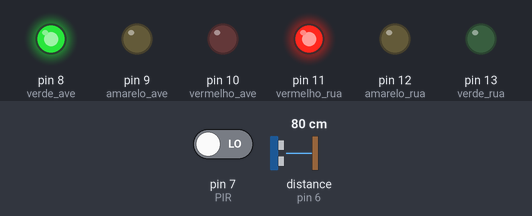
Recording of a sketch running on a simulated Arduino Uno, built with avr-gcc and run on an emulated ATmega328P. Parts: output pins drawn as LEDs (lit = HIGH). Wiring (inferred from the names in the program): ultrasonic range finder: trigger pin 6; echo pin 6. Inputs (shaded band) come from the test bench; at power-on: distance to the obstacle (sensor on pin 6) 80 cm, pin 7 (PIR) LOW. The echo pulse lasts 58.3 µs per cm.

Above: at 1.2 s.
1.3 s: distance to the obstacle (sensor on pin 6) set to 9 cm
2.8 s: distance to the obstacle (sensor on pin 6) set to 6 cm
At 3.4 s:
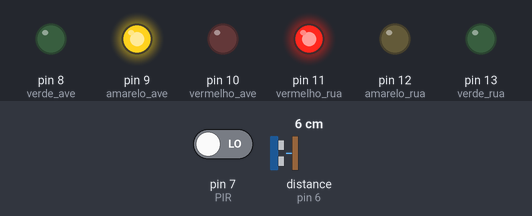
At 6.9 s:
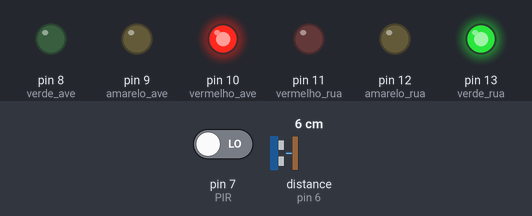
Timing chart, 0 to 34.3 s (numbered marks = the images above; inputs shaded):
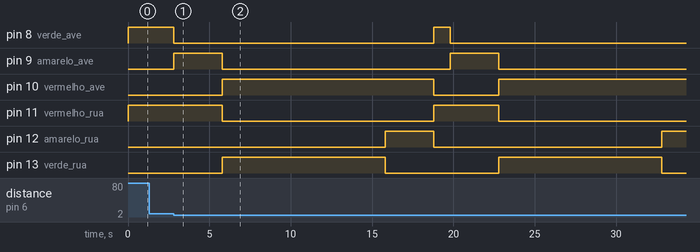

Measured:
- the behaviour switches between 8 and 7 cm on distance to the obstacle (sensor on pin 6) (found by bisection; images 0 and 1)
- after the input at 1.3 s, every drawn part: stays the same
- after the input at 2.8 s, pin 8 (verde_ave): HIGH → LOW at once, → HIGH 16.0 s later, → LOW 1.0 s later; pin 9 (amarelo_ave): alternates HIGH for 3.0 s and LOW for 14.0 s, starting at once

The sketch:

trainee_autobotz_I.ino.ino
```cpp
#define ECHO 6  // variaveis uteis
#define PIR 7
int verde_rua = 13;
int amarelo_rua = 12;
int vermelho_rua = 11;
int vermelho_ave = 10;
int amarelo_ave = 9;
int verde_ave = 8;
long cm = 0;

long lerDistancia(int pinoPulso, int pinoEcho) {  //função de ler a distancia
  pinMode(pinoPulso, OUTPUT);

  digitalWrite(pinoPulso, LOW);

  delayMicroseconds(2);

  digitalWrite(pinoPulso, HIGH);
  delayMicroseconds(10);
  digitalWrite(pinoPulso, LOW);

  pinMode(pinoEcho, INPUT);  //nao sei pq isso aq nao pode ir na linha 13
  return pulseIn(pinoEcho, HIGH);
}

void setup() {
  //Serial.begin(9600);
  pinMode(verde_rua,    OUTPUT);
  pinMode(vermelho_rua, OUTPUT);
  pinMode(amarelo_rua,  OUTPUT);
  pinMode(verde_ave,    OUTPUT);
  pinMode(amarelo_ave,  OUTPUT);
  pinMode(vermelho_ave, OUTPUT);
  pinMode(PIR,          INPUT);
}

void loop() {
  cm = 0.0172 * lerDistancia(ECHO, ECHO);
  // Serial.println(cm); //desnecessário, apenas para controle
  // delay(1000);

  if (!((cm <= 7) && (digitalRead(PIR) == LOW))) {
    digitalWrite(verde_rua, LOW);
    digitalWrite(amarelo_rua, LOW);
    digitalWrite(vermelho_rua, HIGH);

    digitalWrite(verde_ave, HIGH);
    digitalWrite(amarelo_ave, LOW);
    digitalWrite(vermelho_ave, LOW);

  } else {

    digitalWrite(verde_ave, LOW);
    digitalWrite(amarelo_ave, HIGH);
    digitalWrite(vermelho_ave, LOW);
    delay(3000);

    digitalWrite(verde_ave, LOW);
    digitalWrite(amarelo_ave, LOW);
    digitalWrite(vermelho_ave, HIGH);

    digitalWrite(verde_rua, HIGH);
    digitalWrite(amarelo_rua, LOW);
    digitalWrite(vermelho_rua, LOW);
    delay(10000);

    digitalWrite(verde_rua, LOW);
    digitalWrite(amarelo_rua, HIGH);
    digitalWrite(vermelho_rua, LOW);
    delay(3000);

    digitalWrite(verde_rua, LOW);
    digitalWrite(amarelo_rua, LOW);
    digitalWrite(vermelho_rua, HIGH);

    digitalWrite(verde_ave, HIGH);
    digitalWrite(amarelo_ave, LOW);
    digitalWrite(vermelho_ave, LOW);
    delay(1000);
  }
}
```
